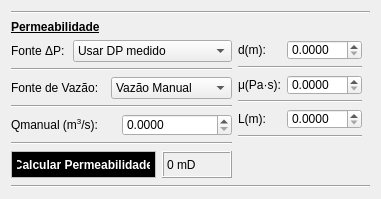
       <widget class="QWidget" name="layoutWidget">
        <property name="geometry">
         <rect>
          <x>10</x>
          <y>380</y>
          <width>381</width>
          <height>197</height>
         </rect>
        </property>
        <layout class="QGridLayout" name="gridLayout_11">
         <item row="0" column="0">
          <widget class="Line" name="line_9">
           <property name="orientation">
            <enum>Qt::Horizontal</enum>
           </property>
          </widget>
         </item>
         <item row="1" column="0">
          <layout class="QFormLayout" name="Layout_Permeabilidade">
           <item row="0" column="0">
            <widget class="QLabel" name="label_39">
             <property name="font">
              <font>
               <underline>true</underline>
              </font>
             </property>
             <property name="text">
              <string>&lt;html&gt;&lt;head/&gt;&lt;body&gt;&lt;p&gt;&lt;span style=&quot; font-weight:600;&quot;&gt;Permeabilidade&lt;/span&gt;&lt;/p&gt;&lt;/body&gt;&lt;/html&gt;</string>
             </property>
            </widget>
           </item>
           <item row="1" column="0">
            <layout class="QGridLayout" name="gridLayout_8">
             <item row="0" column="0">
              <layout class="QVBoxLayout" name="verticalLayout_5">
               <item>
                <layout class="QHBoxLayout" name="horizontalLayout_16">
                 <item>
                  <widget class="QLabel" name="label_25">
                   <property name="maximumSize">
                    <size>
                     <width>56</width>
                     <height>16777215</height>
                    </size>
                   </property>
                   <property name="text">
                    <string>&lt;html&gt;&lt;body&gt;&lt;p&gt;Fonte &amp;Delta;P:&lt;/p&gt;&lt;/body&gt;&lt;/html&gt;</string>
                   </property>
                  </widget>
                 </item>
                 <item>
                  <widget class="QComboBox" name="dp_source">
                   <item>
                    <property name="text">
                     <string>Usar DP medido</string>
                    </property>
                   </item>
                   <item>
                    <property name="text">
                     <string>Usar DP calculado</string>
                    </property>
                   </item>
                  </widget>
                 </item>
                </layout>
               </item>
               <item>
                <widget class="Line" name="line">
                 <property name="orientation">
                  <enum>Qt::Horizontal</enum>
                 </property>
                </widget>
               </item>
               <item>
                <layout class="QHBoxLayout" name="horizontalLayout_8">
                 <item>
                  <widget class="QLabel" name="label_6">
                   <property name="maximumSize">
                    <size>
                     <width>94</width>
                     <height>16777215</height>
                    </size>
                   </property>
                   <property name="text">
                    <string>Fonte de Vazão:</string>
                   </property>
                  </widget>
                 </item>
                 <item>
                  <widget class="QComboBox" name="flow_source">
                   <item>
                    <property name="text">
                     <string>Vazão Manual</string>
                    </property>
                   </item>
                   <item>
                    <property name="text">
                     <string>Usar Bomba</string>
                    </property>
                   </item>
                  </widget>
                 </item>
                </layout>
               </item>
               <item>
                <widget class="Line" name="line_2">
                 <property name="orientation">
                  <enum>Qt::Horizontal</enum>
                 </property>
                </widget>
               </item>
               <item>
                <layout class="QHBoxLayout" name="horizontalLayout_12">
                 <item>
                  <widget class="QLabel" name="label_7">
                   <property name="minimumSize">
                    <size>
                     <width>105</width>
                     <height>0</height>
                    </size>
                   </property>
                   <property name="text">
                    <string>&lt;html&gt;&lt;head/&gt;&lt;body&gt;&lt;p&gt;Qmanual (m&lt;span style=&quot; vertical-align:super;&quot;&gt;3&lt;/span&gt;/s):&lt;/p&gt;&lt;/body&gt;&lt;/html&gt;</string>
                   </property>
                  </widget>
                 </item>
                 <item>
                  <widget class="QDoubleSpinBox" name="input_q">
                   <property name="minimumSize">
                    <size>
                     <width>110</width>
                     <height>0</height>
                    </size>
                   </property>
                   <property name="decimals">
                    <number>4</number>
                   </property>
                  </widget>
                 </item>
                </layout>
               </item>
               <item>
                <widget class="Line" name="line_5">
                 <property name="orientation">
                  <enum>Qt::Horizontal</enum>
                 </property>
                </widget>
               </item>
               <item>
                <layout class="QHBoxLayout" name="horizontalLayout_17">
                 <item>
                  <widget class="QPushButton" name="pushButton_calcular_permeabilidade">
                   <property name="sizePolicy">
                    <sizepolicy hsizetype="Fixed" vsizetype="Fixed">
                     <horstretch>0</horstretch>
                     <verstretch>0</verstretch>
                    </sizepolicy>
                   </property>
                   <property name="minimumSize">
                    <size>
                     <width>145</width>
                     <height>27</height>
                    </size>
                   </property>
                   <property name="maximumSize">
                    <size>
                     <width>145</width>
                     <height>16777215</height>
                    </size>
                   </property>
                   <property name="font">
                    <font>
                     <family>Segoe UI</family>
                     <pointsize>-1</pointsize>
                     <weight>75</weight>
                     <bold>true</bold>
                    </font>
                   </property>
                   <property name="styleSheet">
                    <string notr="true">QPushButton {
    background-color: #000000;      
    color: #ffffff;                 
    border: 1px solid #c0c0c0;    
    padding: 5px;                   
    font-family: &quot;Segoe UI&quot;;        
    font-size: 12px;
    font-weight: bold;             
}

QPushButton:hover {
    background-color: #ffffff;     
    color: #000000;                
    border: 1px solid #000000;     
}

/* Quando clica: Fica um cinza médio para dar sensação de profundidade */
QPushButton:pressed {
    background-color: #333333;      /* Cinza Escuro */
    color: #ffffff;                 /* Letra volta a ser Branca */
}</string>
                   </property>
                   <property name="text">
                    <string>Calcular Permeabilidade</string>
                   </property>
                   <property name="shortcut">
                    <string/>
                   </property>
                   <property name="checkable">
                    <bool>false</bool>
                   </property>
                   <property name="autoDefault">
                    <bool>false</bool>
                   </property>
                   <property name="flat">
                    <bool>false</bool>
                   </property>
                  </widget>
                 </item>
                 <item>
                  <widget class="QLabel" name="label_resultado_calculo_permeabilidade">
                   <property name="minimumSize">
                    <size>
                     <width>70</width>
                     <height>27</height>
                    </size>
                   </property>
                   <property name="maximumSize">
                    <size>
                     <width>70</width>
                     <height>26</height>
                    </size>
                   </property>
                   <property name="frameShape">
                    <enum>QFrame::Box</enum>
                   </property>
                   <property name="frameShadow">
                    <enum>QFrame::Raised</enum>
                   </property>
                   <property name="text">
                    <string>0 mD</string>
                   </property>
                  </widget>
                 </item>
                </layout>
               </item>
              </layout>
             </item>
             <item row="0" column="1">
              <layout class="QGridLayout" name="gridLayout_5">
               <item row="0" column="0">
                <layout class="QVBoxLayout" name="verticalLayout_8">
                 <item>
                  <layout class="QHBoxLayout" name="horizontalLayout_13">
                   <item>
                    <widget class="QLabel" name="label_24">
                     <property name="minimumSize">
                      <size>
                       <width>0</width>
                       <height>20</height>
                      </size>
                     </property>
                     <property name="maximumSize">
                      <size>
                       <width>16777215</width>
                       <height>20</height>
                      </size>
                     </property>
                     <property name="text">
                      <string>&lt;html&gt;&lt;head/&gt;&lt;body&gt;&lt;p&gt;d(m):&lt;/p&gt;&lt;/body&gt;&lt;/html&gt;</string>
                     </property>
                    </widget>
                   </item>
                   <item>
                    <widget class="QDoubleSpinBox" name="input_d">
                     <property name="minimumSize">
                      <size>
                       <width>75</width>
                       <height>20</height>
                      </size>
                     </property>
                     <property name="maximumSize">
                      <size>
                       <width>75</width>
                       <height>20</height>
                      </size>
                     </property>
                     <property name="decimals">
                      <number>4</number>
                     </property>
                    </widget>
                   </item>
                  </layout>
                 </item>
                 <item>
                  <widget class="Line" name="line_3">
                   <property name="orientation">
                    <enum>Qt::Horizontal</enum>
                   </property>
                  </widget>
                 </item>
                 <item>
                  <layout class="QHBoxLayout" name="horizontalLayout_14">
                   <item>
                    <widget class="QLabel" name="label_22">
                     <property name="minimumSize">
                      <size>
                       <width>0</width>
                       <height>20</height>
                      </size>
                     </property>
                     <property name="maximumSize">
                      <size>
                       <width>16777215</width>
                       <height>20</height>
                      </size>
                     </property>
                     <property name="text">
                      <string>&lt;html&gt;&lt;head/&gt;&lt;body&gt;&lt;p&gt;μ(Pa·s):&lt;/p&gt;&lt;/body&gt;&lt;/html&gt;</string>
                     </property>
                    </widget>
                   </item>
                   <item>
                    <widget class="QDoubleSpinBox" name="input_mu">
                     <property name="minimumSize">
                      <size>
                       <width>75</width>
                       <height>20</height>
                      </size>
                     </property>
                     <property name="maximumSize">
                      <size>
                       <width>75</width>
                       <height>20</height>
                      </size>
                     </property>
                     <property name="decimals">
                      <number>4</number>
                     </property>
                    </widget>
                   </item>
                  </layout>
                 </item>
                 <item>
                  <widget class="Line" name="line_4">
                   <property name="orientation">
                    <enum>Qt::Horizontal</enum>
                   </property>
                  </widget>
                 </item>
                 <item>
                  <layout class="QHBoxLayout" name="horizontalLayout_24">
                   <item>
                    <widget class="QLabel" name="label_23">
                     <property name="minimumSize">
                      <size>
                       <width>0</width>
                       <height>20</height>
                      </size>
                     </property>
                     <property name="maximumSize">
                      <size>
                       <width>16777215</width>
                       <height>20</height>
                      </size>
                     </property>
                     <property name="text">
                      <string>&lt;html&gt;&lt;head/&gt;&lt;body&gt;&lt;p&gt;L(m):&lt;/p&gt;&lt;/body&gt;&lt;/html&gt;</string>
                     </property>
                    </widget>
                   </item>
                   <item>
                    <widget class="QDoubleSpinBox" name="input_L">
                     <property name="minimumSize">
                      <size>
                       <width>75</width>
                       <height>20</height>
                      </size>
                     </property>
                     <property name="maximumSize">
                      <size>
                       <width>75</width>
                       <height>20</height>
                      </size>
                     </property>
                     <property name="decimals">
                      <number>4</number>
                     </property>
                    </widget>
                   </item>
                  </layout>
                 </item>
                 <item>
                  <widget class="Line" name="line_12">
                   <property name="orientation">
                    <enum>Qt::Horizontal</enum>
                   </property>
                  </widget>
                 </item>
                </layout>
               </item>
               <item row="1" column="0">
                <widget class="QLabel" name="label_44">
                 <property name="minimumSize">
                  <size>
                   <width>70</width>
                   <height>27</height>
                  </size>
                 </property>
                 <property name="maximumSize">
                  <size>
                   <width>16777215</width>
                   <height>26</height>
                  </size>
                 </property>
                 <property name="frameShape">
                  <enum>QFrame::NoFrame</enum>
                 </property>
                 <property name="frameShadow">
                  <enum>QFrame::Raised</enum>
                 </property>
                 <property name="text">
                  <string/>
                 </property>
                </widget>
               </item>
              </layout>
             </item>
            </layout>
           </item>
          </layout>
         </item>
         <item row="2" column="0">
          <widget class="Line" name="line_11">
           <property name="orientation">
            <enum>Qt::Horizontal</enum>
           </property>
          </widget>
         </item>
        </layout>
       </widget>
